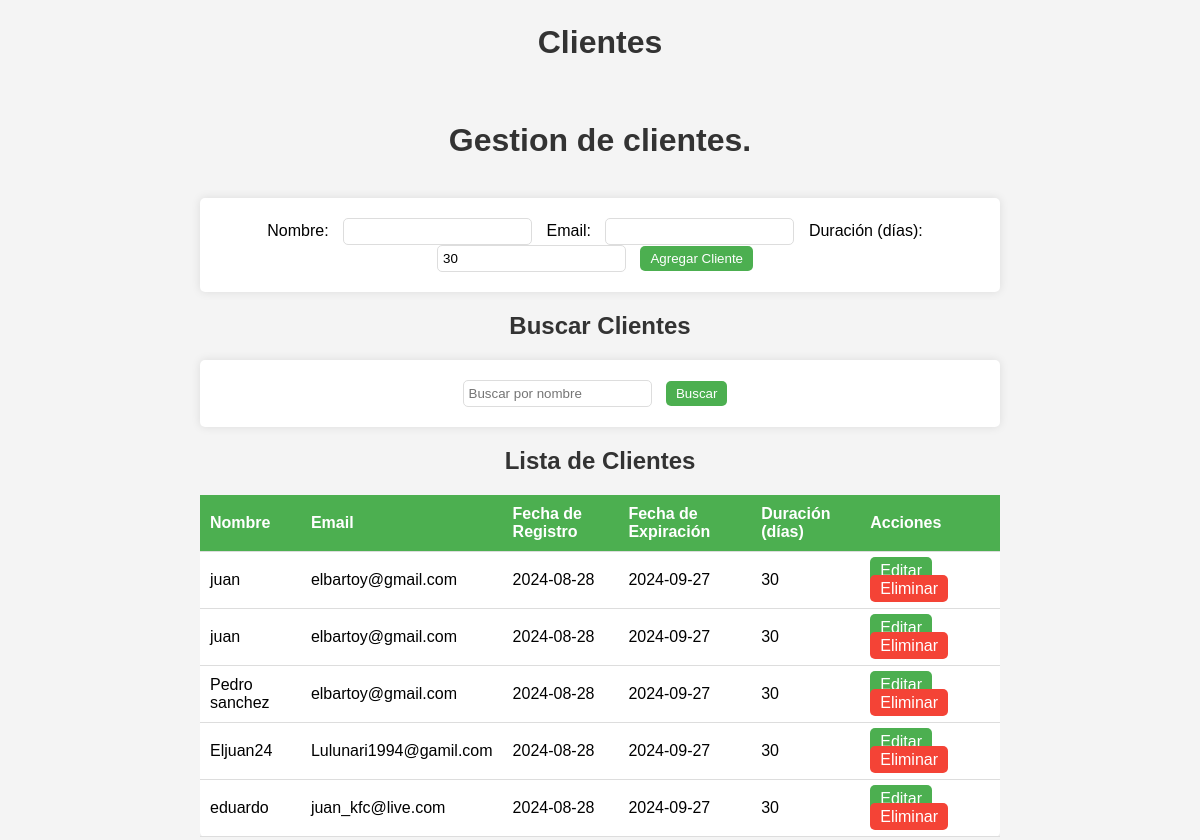
The page / on the database its author committed.
### tables this page shows
CREATE TABLE clients (
            id INTEGER PRIMARY KEY AUTOINCREMENT,
            name TEXT NOT NULL,
            email TEXT NOT NULL,
            registration_date TEXT NOT NULL,
            expiration_date TEXT NOT NULL,
            duracion INTEGER DEFAULT 30        
        );

### app.py (the view, shortened to what this page needs)
@app.route('/', methods=['GET', 'POST'])
def index():
    search = request.args.get('search')  # Obtener el valor de búsqueda desde la URL
    clients = get_clients(search)  # Llamar a get_clients con o sin búsqueda
    return render_template('index.html', clients=clients)

### app.py (called while the page is built)
def get_clients(search=None):
    conn = sqlite3.connect('clients.db')
    cursor = conn.cursor()
    if search:
        cursor.execute('SELECT * FROM clients WHERE name LIKE ?', ('%' + search + '%',))
    else:
        cursor.execute('SELECT * FROM clients')
    clients = cursor.fetchall()
    conn.close()
    return clients

### templates/index.html (shortened to what this page needs)
<!DOCTYPE html>
<html lang="es">
<head>
    <link rel="stylesheet" href="{{ url_for('static', filename='styles.css') }}">
</head>
<body>
    <div class="container">
        <h1>Clientes</h1>
        <br>
        <h1>Gestion de clientes.</h1>
        <br />
        <form method="POST">
            <label for="name">Nombre:</label>
            <input type="text" id="name" name="name" required>
            <label for="email">Email:</label>
            <input type="email" id="email" name="email" required>
            <label for="duracion">Duración (días):</label>
            <input type="number" id="duracion" name="duracion" value="30" min="1" required>
            <button type="submit">Agregar Cliente</button>
        </form>
        <h2>Buscar Clientes</h2>
        <form method="GET">
            <input type="text" name="search" placeholder="Buscar por nombre">
            <button type="submit">Buscar</button>
        </form>
        <h2>Lista de Clientes</h2>
        <div class="table-container">
            <table>
                <thead>
                    <tr>
                        <th>Nombre</th>
                        <th>Email</th>
                        <th>Fecha de Registro</th>
                        <th>Fecha de Expiración</th>
                        <th>Duración (días)</th>
                        <th>Acciones</th>
                    </tr>
                </thead>
                <tbody>
                    {% for client in clients %}
                        <tr>
                            <td>{{ client[1] }}</td>
                            <td>{{ client[2] }}</td>
                            <td>{{ client[3] }}</td>
                            <td>{{ client[4] }}</td>
                            <td>{{ client[5] }}</td>
                            <td class="actions">
                                <a href="{{ url_for('edit', client_id=client[0]) }}" class="edit-btn">Editar</a>
                                <a href="{{ url_for('delete', client_id=client[0]) }}" class="delete-btn">Eliminar</a>
                            </td>
                        </tr>
                    {% endfor %}
                </tbody>
            </table>
        </div>
</body>
</html>

### static/styles.css (style rules this page uses)
body { font-family: Arial, sans-serif; margin: 20px; display: flex; justify-content: center; align-items: center; height: 100vh; background-color: #f4f4f4; }
.container { max-width: 800px; width: 100%; text-align: center; }
h1, h2 { color: #333; }
form { margin-bottom: 20px; padding: 20px; background-color: #fff; border-radius: 5px; box-shadow: 0 0 10px rgba(0, 0, 0, 0.1); }
label { margin-right: 10px; }
input, button { margin-right: 10px; padding: 5px; border: 1px solid #ddd; border-radius: 5px; }
button { padding: 5px 10px; background-color: #4CAF50; color: white; border: none; cursor: pointer; }
.table-container { max-height: 400px; overflow-y: auto; margin-top: 20px; }
table { width: 100%; border-collapse: collapse; background-color: #fff; border-radius: 5px; box-shadow: 0 0 10px rgba(0, 0, 0, 0.1); }
th, td { padding: 10px; text-align: left; border-bottom: 1px solid #ddd; }
th { background-color: #4CAF50; color: white; }
table a { margin-right: 10px; padding: 5px 10px; color: white; text-decoration: none; border-radius: 5px; }
.edit-btn { background-color: #4CAF50; }
.delete-btn { background-color: #f44336; }

### rows shown on the page
clients: name "juan", email "elbartoy@gmail.com", registration_date "2024-08-28", expiration_date "2024-09-27", duracion "30"
clients: name "juan", email "elbartoy@gmail.com", registration_date "2024-08-28", expiration_date "2024-09-27", duracion "30"
clients: name "Pedro sanchez", email "elbartoy@gmail.com", registration_date "2024-08-28", expiration_date "2024-09-27", duracion "30"
clients: name "Eljuan24", email "Lulunari1994@gamil.com", registration_date "2024-08-28", expiration_date "2024-09-27", duracion "30"
clients: name "eduardo", email "juan_kfc@live.com", registration_date "2024-08-28", expiration_date "2024-09-27", duracion "30"
